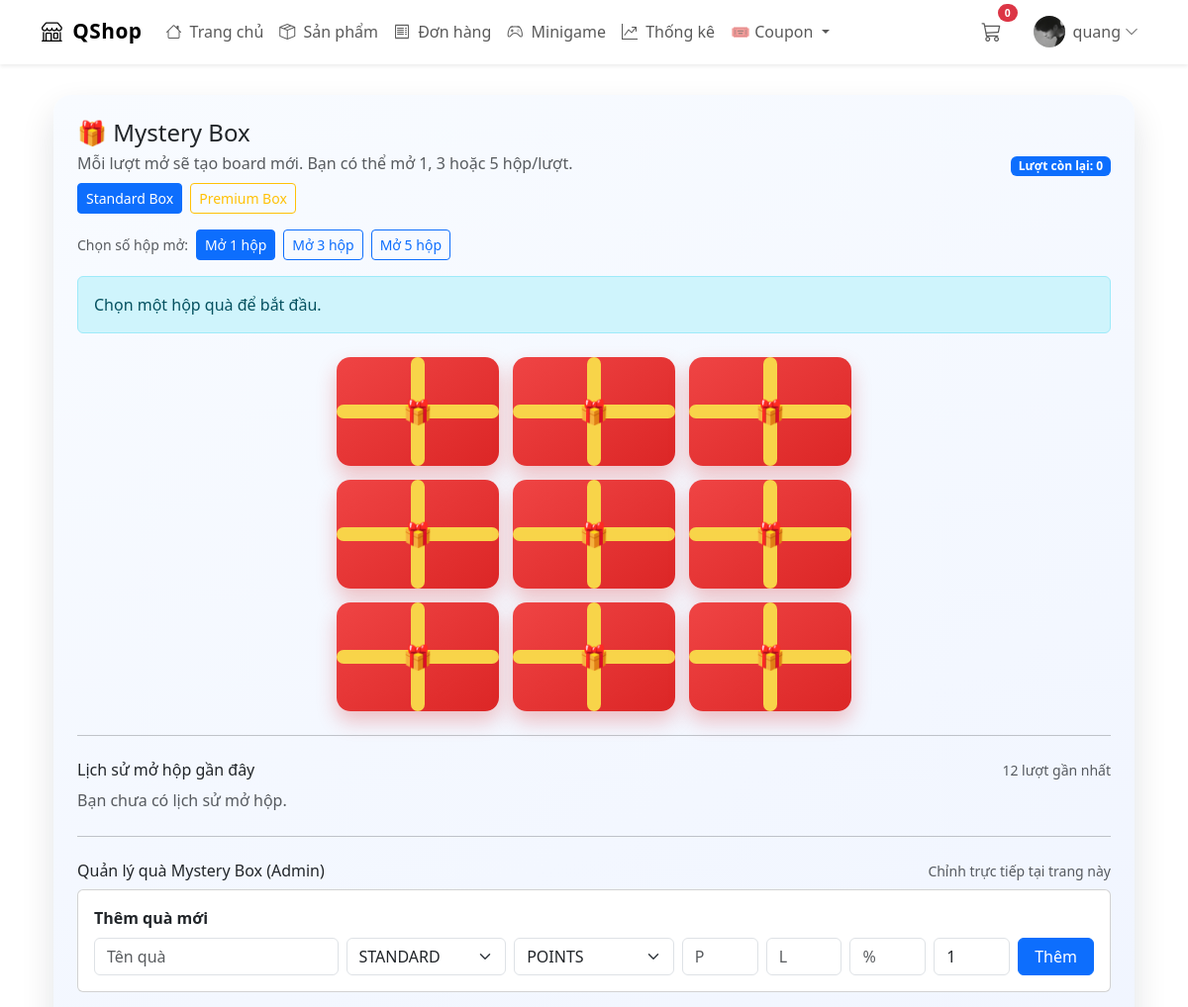
Before: /users/minigame/ (signed in, upper part) with the older database file.
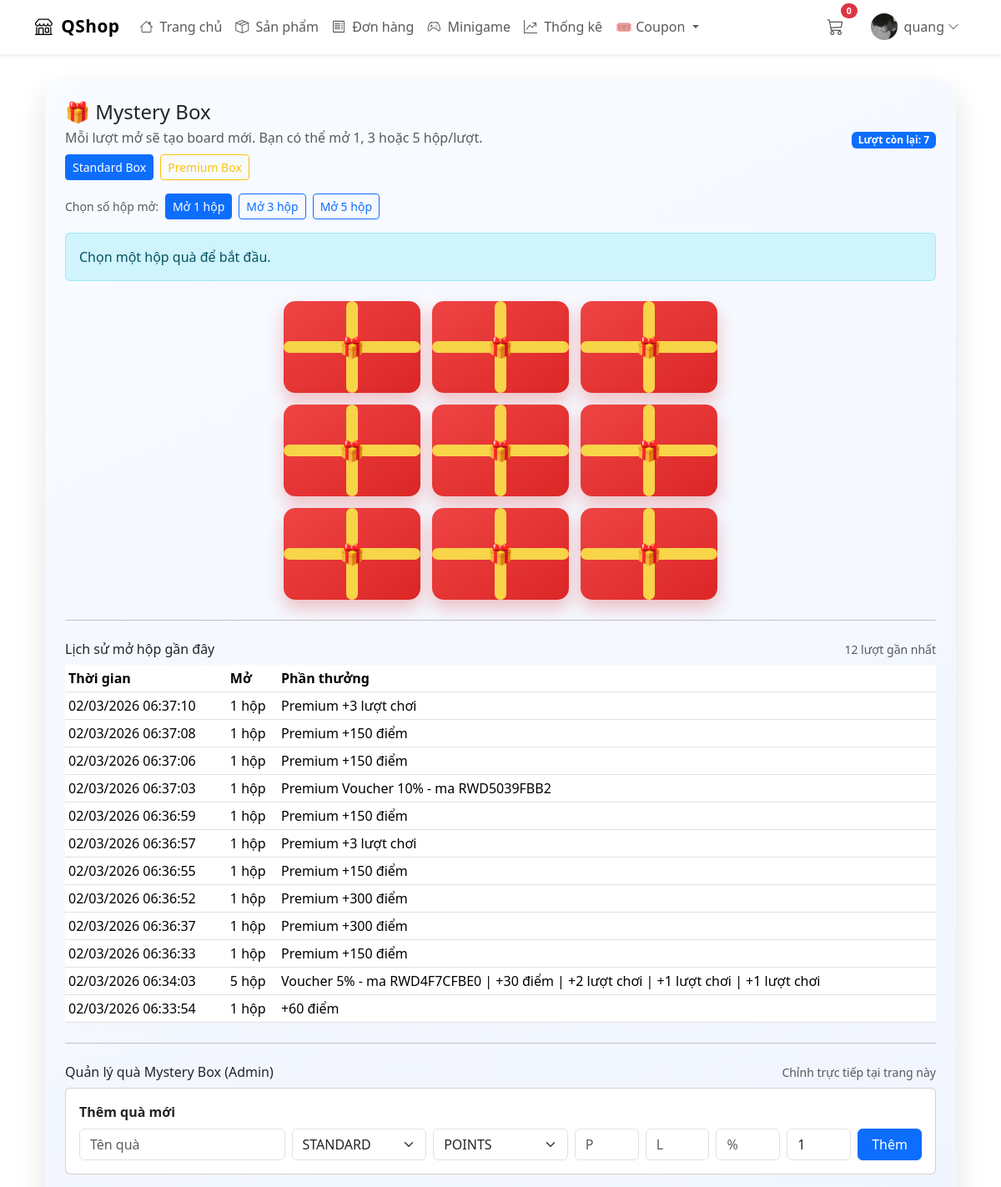
After: the same page with the newer database file.
### users/models.py (models this page shows, shortened)
class MysteryBoxHistory(models.Model):
    user = models.ForeignKey(
        settings.AUTH_USER_MODEL,
        on_delete=models.CASCADE,
        related_name="mystery_box_histories"
    )
    open_count = models.PositiveSmallIntegerField()
    rewards = models.JSONField(default=list)
    created_at = models.DateTimeField(auto_now_add=True)
    class Meta:
        ordering = ("-created_at",)

### users/views.py (the view)
# urls.py: path('minigame/', views.minigame, name='minigame'),
@login_required
def minigame(request):
    profile_obj = update_user_rank_realtime(request.user)
    can_use_premium_box = profile_obj.rank in PREMIUM_BOX_ALLOWED_RANKS
    selected_box_type = request.GET.get("box", "standard").strip().lower()
    if selected_box_type not in {"standard", "premium"}:
        selected_box_type = "standard"
    if selected_box_type == "premium" and not can_use_premium_box:
        selected_box_type = "standard"
    context = {
        "minigame_plays": profile_obj.minigame_plays,
        "open_options": [1, 3, 5],
        "recent_box_histories": request.user.mystery_box_histories.all()[:12],
        "can_use_premium_box": can_use_premium_box,
        "selected_box_type": selected_box_type,
        "current_rank": profile_obj.rank,
        "manage_rewards": (
            MysteryBoxRewardOption.objects.all().order_by("sort_order", "id")
            if request.user.is_staff or request.user.is_superuser
            else []
        ),
    }
    return render(request, "users/minigame.html", context)

### shops/context_processors.py (called while the page is built)
def cart_context(request):
    cart = request.session.get('cart', {})
    cart_items_count = len(cart)
    return {
        'cart_items_count': cart_items_count,
        'cart': cart
    }

### shops/rank_utils.py (called while the page is built)
def calculate_points(user):
    total_spent = (
        Order.objects
        .filter(user=user, paid=True)
        .aggregate(total=Sum("total_price"))["total"]
    ) or 0
    points = total_spent // POINT_RATE
    return points

def calculate_rank(points):
    if points >= 50000:
        return Profile.RANK_LEGEND
    elif points >= 25000:
        return Profile.RANK_ELITE
    elif points >= 12000:
        return Profile.RANK_DIAMOND
    elif points >= 6000:
        return Profile.RANK_PLATINUM
    elif points >= 3000:
        return Profile.RANK_GOLD
    elif points >= 1500:
        return Profile.RANK_PREMIUM
    elif points >= 700:
        return Profile.RANK_REGULAR
    elif points >= 300:
        return Profile.RANK_SHOPPER
    elif points >= 100:
        return Profile.RANK_EXPLORER
    return Profile.RANK_NEWBIE

### users/templates/users/minigame.html (shortened to what the changed rows need)
{% extends "users/base.html" %}
{% load humanize %}
{% block content %}
<div class="container mt-4 mb-5">
  <div class="game-wrap">
    <div class="d-flex justify-content-between align-items-center flex-wrap gap-2 mb-3">
      <div>
      </div>
      <span class="badge text-bg-primary">
        Lượt còn lại: <span id="play-count">{{ minigame_plays|intcomma }}</span>
      </span>
    </div>
    <div class="d-flex align-items-center gap-2 mb-3 flex-wrap">
      <span class="small text-muted">Chọn số hộp mở:</span>
      {% for n in open_options %}
      <button type="button" class="btn btn-sm btn-outline-primary open-option {% if n == 1 %}active{% endif %}" data-count="{{ n }}">
        Mở {{ n }} hộp
      </button>
      {% endfor %}
    </div>
    <div class="reward-log alert alert-info mb-4" id="reward-log">
      Chọn một hộp quà để bắt đầu.
    </div>
    <div class="box-grid" id="box-grid">
      {% for i in "012345678" %}
      <button type="button" class="gift-box" data-index="{{ forloop.counter0 }}">
        <span>🎁</span>
      </button>
      {% endfor %}
    </div>
    <hr class="my-4" />
    <div class="d-flex justify-content-between align-items-center mb-2">
      <h6 class="mb-0">Lịch sử mở hộp gần đây</h6>
      <span class="text-muted small">12 lượt gần nhất</span>
    </div>
    {% if recent_box_histories %}
    <div class="table-responsive">
      <table class="table table-sm align-middle mb-0">
        <thead>
          <tr>
            <th>Thời gian</th>
            <th>Mở</th>
            <th>Phần thưởng</th>
          </tr>
        </thead>
        <tbody>
          {% for h in recent_box_histories %}
          <tr>
            <td>{{ h.created_at|date:"d/m/Y H:i:s" }}</td>
            <td>{{ h.open_count }} hộp</td>
            <td>
              {% for reward in h.rewards %}
                {{ reward }}{% if not forloop.last %} | {% endif %}
              {% endfor %}
            </td>
          </tr>
          {% endfor %}
        </tbody>
      </table>
    </div>
    {% else %}
    <div class="text-muted">Bạn chưa có lịch sử mở hộp.</div>
    {% endif %}
    {% if request.user.is_staff or request.user.is_superuser %}
    <hr class="my-4" />
    <div class="d-flex justify-content-between align-items-center mb-2">
      <h6 class="mb-0">Quản lý quà Mystery Box (Admin)</h6>
      <span class="text-muted small">Chỉnh trực tiếp tại trang này</span>
    </div>
    <div class="card p-3 mb-3">
      <div class="fw-semibold mb-2">Thêm quà mới</div>
      <form method="post" action="{% url 'users:manage_mystery_rewards' %}" class="row g-2">
      </form>
    </div>
    {% endif %}
  </div>
</div>
{% endblock %}

Changed rows visible on the page:
added MysteryBoxHistory: created_at "02/03/2026 06:37:10", open_count "1", rewards "Premium +3 lượt chơi"
added MysteryBoxHistory: created_at "02/03/2026 06:37:08", open_count "1", rewards "Premium +150 điểm"
added MysteryBoxHistory: created_at "02/03/2026 06:37:06", open_count "1", rewards "Premium +150 điểm"
added MysteryBoxHistory: created_at "02/03/2026 06:37:03", open_count "1", rewards "Premium Voucher 10% - ma RWD5039FBB2"
added MysteryBoxHistory: created_at "02/03/2026 06:36:59", open_count "1", rewards "Premium +150 điểm"
added MysteryBoxHistory: created_at "02/03/2026 06:36:57", open_count "1", rewards "Premium +3 lượt chơi"
added MysteryBoxHistory: created_at "02/03/2026 06:36:55", open_count "1", rewards "Premium +150 điểm"
added MysteryBoxHistory: created_at "02/03/2026 06:36:52", open_count "1", rewards "Premium +300 điểm"
added MysteryBoxHistory: created_at "02/03/2026 06:36:37", open_count "1", rewards "Premium +300 điểm"
added MysteryBoxHistory: created_at "02/03/2026 06:36:33", open_count "1", rewards "Premium +150 điểm"
added MysteryBoxHistory: created_at "02/03/2026 06:34:03", open_count "5", rewards "Voucher 5% - ma RWD4F7CFBE0" "+30 điểm" "+2 lượt chơi" "+1 lượt chơi" "+1 lượt chơi"
added MysteryBoxHistory: created_at "02/03/2026 06:33:54", open_count "1", rewards "+60 điểm"
Other visible differences:
{{ minigame_plays|intcomma }}: "0" → "7"
text no longer shown: "Bạn chưa có lịch sử mở hộp."
text now shown: "Thời gian Mở Phần thưởng"
